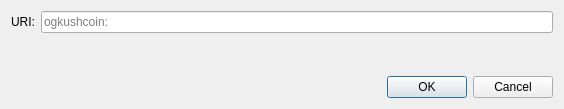
<?xml version="1.0" encoding="UTF-8"?>
<ui version="4.0">
 <class>OpenURIDialog</class>
 <widget class="QDialog" name="OpenURIDialog">
  <property name="geometry">
   <rect>
    <x>0</x>
    <y>0</y>
    <width>564</width>
    <height>109</height>
   </rect>
  </property>
  <property name="windowTitle">
   <string>Open ogkushcoin URI</string>
  </property>
  <layout class="QVBoxLayout" name="verticalLayout">
   <item>
    <layout class="QHBoxLayout" name="horizontalLayout">
     <item>
      <widget class="QLabel" name="label">
       <property name="text">
        <string>URI:</string>
       </property>
      </widget>
     </item>
     <item>
      <widget class="QValidatedLineEdit" name="uriEdit">
       <property name="placeholderText">
        <string notr="true">ogkushcoin:</string>
       </property>
      </widget>
     </item>
    </layout>
   </item>
   <item>
    <spacer name="verticalSpacer">
     <property name="orientation">
      <enum>Qt::Vertical</enum>
     </property>
     <property name="sizeHint" stdset="0">
      <size>
       <width>20</width>
       <height>40</height>
      </size>
     </property>
    </spacer>
   </item>
   <item>
    <widget class="QDialogButtonBox" name="buttonBox">
     <property name="orientation">
      <enum>Qt::Horizontal</enum>
     </property>
     <property name="standardButtons">
      <set>QDialogButtonBox::Cancel|QDialogButtonBox::Ok</set>
     </property>
    </widget>
   </item>
  </layout>
 </widget>
 <customwidgets>
  <customwidget>
   <class>QValidatedLineEdit</class>
   <extends>QLineEdit</extends>
   <header>qt/qvalidatedlineedit.h</header>
  </customwidget>
 </customwidgets>
 <resources/>
 <connections>
  <connection>
   <sender>buttonBox</sender>
   <signal>accepted()</signal>
   <receiver>OpenURIDialog</receiver>
   <slot>accept()</slot>
   <hints>
    <hint type="sourcelabel">
     <x>248</x>
     <y>254</y>
    </hint>
    <hint type="destinationlabel">
     <x>157</x>
     <y>274</y>
    </hint>
   </hints>
  </connection>
  <connection>
   <sender>buttonBox</sender>
   <signal>rejected()</signal>
   <receiver>OpenURIDialog</receiver>
   <slot>reject()</slot>
   <hints>
    <hint type="sourcelabel">
     <x>316</x>
     <y>260</y>
    </hint>
    <hint type="destinationlabel">
     <x>286</x>
     <y>274</y>
    </hint>
   </hints>
  </connection>
 </connections>
</ui>
